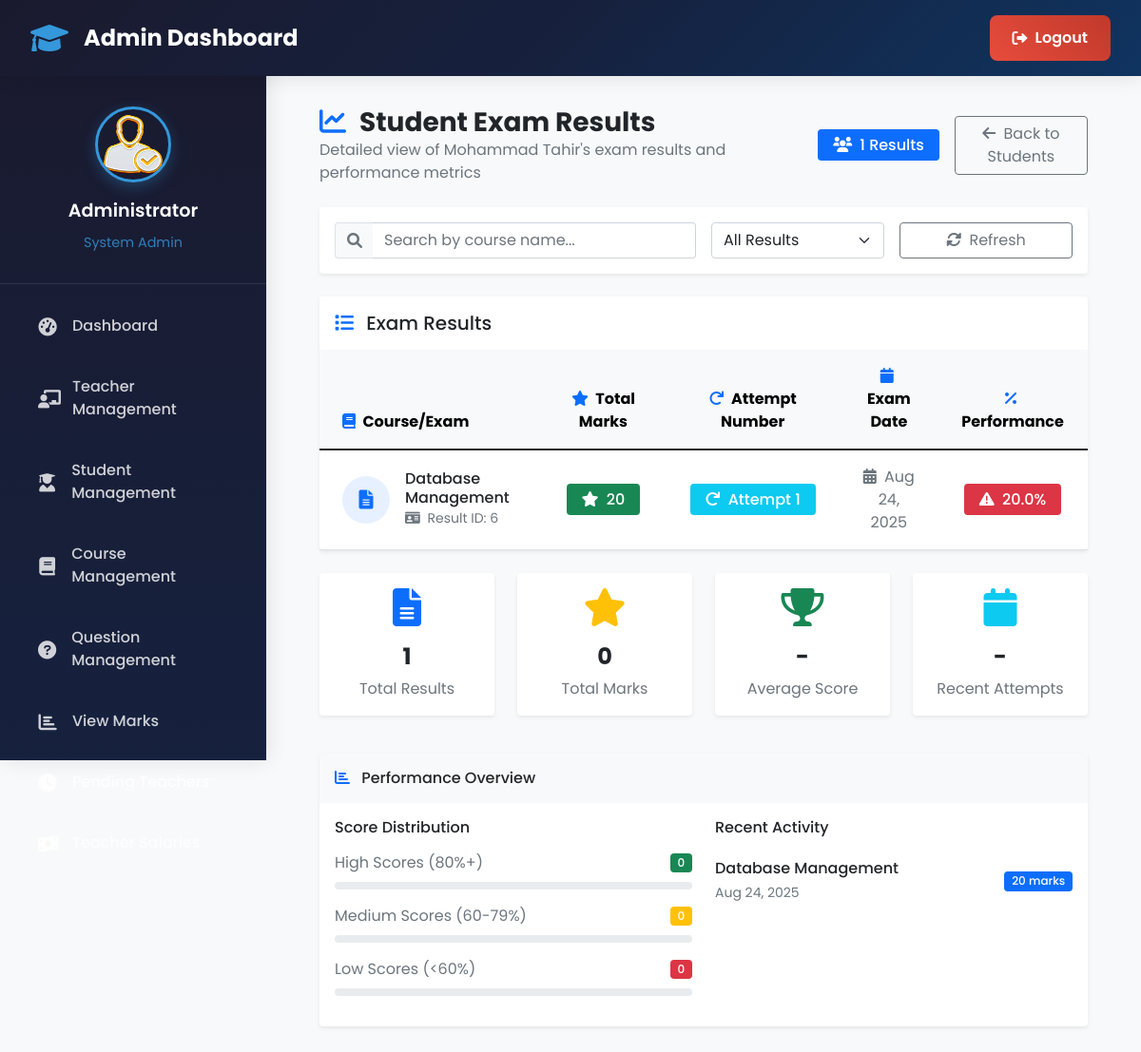
The page /admin-view-student-marks/2 (signed in) on the database its author committed.
### student/models.py (models this page shows, shortened)
class Student(models.Model):
    user=models.OneToOneField(User,on_delete=models.CASCADE)
    profile_pic= models.ImageField(upload_to='profile_pic/Student/',null=True,blank=True)
    address = models.CharField(max_length=40)
    mobile = models.CharField(max_length=20,null=False)
    @property
    def get_name(self):
        return self.user.first_name+" "+self.user.last_name

### exam/models.py (models this page shows)
class Result(models.Model):
    student = models.ForeignKey(Student,on_delete=models.CASCADE)
    exam = models.ForeignKey(Course,on_delete=models.CASCADE)
    marks = models.PositiveIntegerField()
    date = models.DateTimeField(auto_now=True)

class Course(models.Model):
   course_name = models.CharField(max_length=50)
   question_number = models.PositiveIntegerField()
   total_marks = models.PositiveIntegerField()
   def __str__(self):
        return self.course_name

### exam/views.py (the view)
# urls.py: path('admin-view-student-marks/<int:pk>', views.admin_view_student_marks_detail_view,name='admin-view-student-marks-detail'),
@login_required(login_url='adminlogin')
def admin_view_student_marks_detail_view(request, pk):
    try:
        student = SMODEL.Student.objects.get(id=pk)
        results = models.Result.objects.filter(student=student)
        return render(request,'exam/admin_check_marks.html',{'results':results, 'student':student})
    except SMODEL.Student.DoesNotExist:
        messages.error(request, f'Student with ID {pk} does not exist.')
        return HttpResponseRedirect('/admin-view-student-marks')

### templates/exam/admin_check_marks.html (shortened to what this page needs)
{% extends 'exam/adminbase.html' %}
{% block content %}
{%load static%}
<div class="container-fluid px-4">
  <div class="row">
    <div class="col-12">
      <div class="d-flex justify-content-between align-items-center mb-4">
        <div>
          <h2 class="h3 mb-0 text-dark fw-bold">
            <i class="fas fa-chart-line text-primary me-2"></i>
            {% if student %}Student Exam Results{% else %}Exam Results Analysis{% endif %}
          </h2>
          <p class="text-muted mb-0">
            {% if student %}
              Detailed view of {{ student.get_name }}'s exam results and performance metrics
            {% else %}
              Detailed view of exam results and performance metrics
            {% endif %}
          </p>
        </div>
        <div class="d-flex align-items-center">
          <span class="badge bg-primary fs-6 px-3 py-2 me-3">
            <i class="fas fa-users me-1"></i>
            {{ results|length }} Results
          </span>
          {% if student %}
            <a href="{% url 'admin-view-student-marks' %}" class="btn btn-outline-secondary">
              <i class="fas fa-arrow-left me-1"></i>
              Back to Students
            </a>
          {% else %}
            <a href="{% url 'admin-view-marks' %}" class="btn btn-outline-secondary">
              <i class="fas fa-arrow-left me-1"></i>
              Back to Exams
            </a>
          {% endif %}
        </div>
      </div>
      <div class="card border-0 shadow-sm mb-4">
        <div class="card-body">
          <div class="row g-3">
            <div class="col-md-6">
              <div class="input-group">
                <span class="input-group-text bg-light border-end-0">
                  <i class="fas fa-search text-muted"></i>
                </span>
                <input type="text" class="form-control border-start-0" id="searchInput" placeholder="Search by course name...">
              </div>
            </div>
            <div class="col-md-3">
              <select class="form-select" id="filterBy">
                <option value="">All Results</option>
              </select>
            </div>
            <div class="col-md-3">
              <button class="btn btn-outline-secondary w-100" type="button" id="refreshBtn">
                <i class="fas fa-sync-alt me-1"></i>
                Refresh
              </button>
            </div>
          </div>
        </div>
      </div>
      <div class="card border-0 shadow-sm">
        <div class="card-header bg-white border-0 py-3">
          <h5 class="mb-0 text-dark fw-semibold">
            <i class="fas fa-list me-2 text-primary"></i>
            Exam Results
          </h5>
        </div>
        <div class="card-body p-0">
          {% if results %}
          <div class="table-responsive">
            <table class="table table-hover mb-0" id="resultsTable">
              <thead class="table-light">
                <tr>
                  <th class="border-0 py-3 px-4">
                    <i class="fas fa-book me-1 text-primary"></i>
                    Course/Exam
                  </th>
                  <th class="border-0 py-3 px-4 text-center">
                    <i class="fas fa-star me-1 text-primary"></i>
                    Total Marks
                  </th>
                  <th class="border-0 py-3 px-4 text-center">
                    <i class="fas fa-redo me-1 text-primary"></i>
                    Attempt Number
                  </th>
                  <th class="border-0 py-3 px-4 text-center">
                    <i class="fas fa-calendar me-1 text-primary"></i>
                    Exam Date
                  </th>
                  <th class="border-0 py-3 px-4 text-center">
                    <i class="fas fa-percentage me-1 text-primary"></i>
                    Performance
                  </th>
                </tr>
              </thead>
              <tbody>
                {% for t in results %}
                <tr class="align-middle">
                  <td class="px-4 py-3">
                    <div class="d-flex align-items-center">
                      <div class="flex-shrink-0">
                        <div class="bg-primary bg-opacity-10 rounded-circle d-flex align-items-center justify-content-center"
                             style="width: 50px; height: 50px;">
                          <i class="fas fa-file-alt text-primary fs-5"></i>
                        </div>
                      </div>
                      <div class="flex-grow-1 ms-3">
                        <h6 class="mb-0 fw-semibold text-dark">{{ t.exam }}</h6>
                        <small class="text-muted">
                          <i class="fas fa-id-card me-1"></i>
                          Result ID: {{ t.id }}
                        </small>
                      </div>
                    </div>
                  </td>
                  <td class="px-4 py-3 text-center">
                    <div class="d-flex align-items-center justify-content-center">
                      <span class="badge bg-success text-white fs-6 px-3 py-2">
                        <i class="fas fa-star me-1"></i>
                        {{ t.marks }}
                      </span>
                    </div>
                  </td>
                  <td class="px-4 py-3 text-center">
                    <div class="d-flex align-items-center justify-content-center">
                      <span class="badge bg-info text-white fs-6 px-3 py-2">
                        <i class="fas fa-redo me-1"></i>
                        Attempt {{ forloop.counter }}
                      </span>
                    </div>
                  </td>
                  <td class="px-4 py-3 text-center">
                    <div class="d-flex align-items-center justify-content-center">
                      <span class="text-muted fw-medium">
                        <i class="fas fa-calendar-alt me-1"></i>
                        {{ t.date|date:"M d, Y" }}
                      </span>
                    </div>
                  </td>
                  <td class="px-4 py-3 text-center">
                    <div class="d-flex align-items-center justify-content-center">
                      {% with percentage=t.marks|floatformat:1 %}
                        {% if percentage >= 80 %}
                        <span class="badge bg-success text-white fs-6 px-3 py-2">
                          <i class="fas fa-trophy me-1"></i>
                          {{ percentage }}%
                        </span>
                        {% elif percentage >= 60 %}
                        <span class="badge bg-warning text-dark fs-6 px-3 py-2">
                          <i class="fas fa-chart-line me-1"></i>
                          {{ percentage }}%
                        </span>
                        {% else %}
                        <span class="badge bg-danger text-white fs-6 px-3 py-2">
                          <i class="fas fa-exclamation-triangle me-1"></i>
                          {{ percentage }}%
                        </span>
                        {% endif %}
                      {% endwith %}
                    </div>
                  </td>
                </tr>
                {% endfor %}
              </tbody>
            </table>
          </div>
          {% endif %}
        </div>
      </div>
      {% if results %}
      <div class="row mt-4">
        <div class="col-md-3 mb-3">
          <div class="card border-0 shadow-sm h-100">
            <div class="card-body text-center">
              <div class="mb-3">
                <i class="fas fa-file-alt text-primary" style="font-size: 2.5rem;"></i>
              </div>
              <h4 class="text-dark fw-bold">{{ results|length }}</h4>
              <p class="text-muted mb-0">Total Results</p>
            </div>
          </div>
        </div>
        <div class="col-md-3 mb-3">
          <div class="card border-0 shadow-sm h-100">
            <div class="card-body text-center">
              <div class="mb-3">
                <i class="fas fa-star text-warning" style="font-size: 2.5rem;"></i>
              </div>
              <h4 class="text-dark fw-bold">
                {% with total_marks=0 %}
                  {{ total_marks }}
                {% endwith %}
              </h4>
              <p class="text-muted mb-0">Total Marks</p>
            </div>
          </div>
        </div>
        <div class="col-md-3 mb-3">
          <div class="card border-0 shadow-sm h-100">
            <div class="card-body text-center">
              <div class="mb-3">
                <i class="fas fa-trophy text-success" style="font-size: 2.5rem;"></i>
              </div>
              <h4 class="text-dark fw-bold" id="avgScore">-</h4>
              <p class="text-muted mb-0">Average Score</p>
            </div>
          </div>
        </div>
        <div class="col-md-3 mb-3">
          <div class="card border-0 shadow-sm h-100">
            <div class="card-body text-center">
              <div class="mb-3">
                <i class="fas fa-calendar text-info" style="font-size: 2.5rem;"></i>
              </div>
              <h4 class="text-dark fw-bold" id="recentAttempts">-</h4>
              <p class="text-muted mb-0">Recent Attempts</p>
            </div>
          </div>
        </div>
      </div>
      <div class="card border-0 shadow-sm mt-4">
        <div class="card-header bg-light border-0 py-3">
          <h6 class="mb-0 text-dark fw-semibold">
            <i class="fas fa-chart-bar me-2 text-primary"></i>
            Performance Overview
          </h6>
        </div>
        <div class="card-body">
          <div class="row">
            <div class="col-md-6">
              <h6 class="text-dark fw-semibold mb-3">Score Distribution</h6>
              <div class="mb-3">
                <div class="d-flex justify-content-between align-items-center mb-2">
                  <span class="text-muted">High Scores (80%+)</span>
                  <span class="badge bg-success" id="highScores">0</span>
                </div>
                <div class="progress" style="height: 8px;">
                </div>
              </div>
              <div class="mb-3">
                <div class="d-flex justify-content-between align-items-center mb-2">
                  <span class="text-muted">Medium Scores (60-79%)</span>
                  <span class="badge bg-warning" id="mediumScores">0</span>
                </div>
                <div class="progress" style="height: 8px;">
                </div>
              </div>
              <div class="mb-3">
                <div class="d-flex justify-content-between align-items-center mb-2">
                  <span class="text-muted">Low Scores (<60%)</span>
                  <span class="badge bg-danger" id="lowScores">0</span>
                </div>
                <div class="progress" style="height: 8px;">
                </div>
              </div>
            </div>
            <div class="col-md-6">
              <h6 class="text-dark fw-semibold mb-3">Recent Activity</h6>
              <div class="list-group list-group-flush">
                {% for result in results|slice:":5" %}
                <div class="list-group-item border-0 px-0">
                  <div class="d-flex justify-content-between align-items-center">
                    <div>
                      <h6 class="mb-1 fw-semibold">{{ result.exam }}</h6>
                      <small class="text-muted">{{ result.date|date:"M d, Y" }}</small>
                    </div>
                    <span class="badge bg-primary">{{ result.marks }} marks</span>
                  </div>
                </div>
                {% endfor %}
              </div>
            </div>
          </div>
        </div>
      </div>
      {% endif %}
    </div>
  </div>
</div>
{% endblock content %}

### templates/exam/adminbase.html (style rules this page uses)
* { margin: 0; padding: 0; box-sizing: border-box; }
body { font-family: 'Poppins', sans-serif; background: #f8f9fa; overflow-x: hidden; }

### templates/exam/admin_check_marks.html (style rules this page uses)
.card { transition: all 0.3s ease; }
.btn { transition: all 0.2s ease; }
.table tbody tr { transition: all 0.2s ease; }
.badge { font-weight: 500; }
.input-group-text { border-color: #dee2e6; }
.progress { border-radius: 10px; }
.bg-opacity-10 { background-color: rgba(13, 110, 253, 0.1) !important; }

### rows shown on the page
Student: get_name "Mohammad Tahir"
Result: exam "Database Management", id "6", marks "20", date "Aug 24, 2025", t "20.0"

### other values the page prints
{{ results|length }} "1"
{{ total_marks }} "0"
